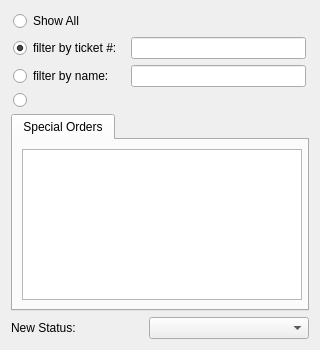
<?xml version="1.0" encoding="UTF-8"?>
<ui version="4.0">
 <class>soStatus</class>
 <widget class="QWidget" name="soStatus">
  <property name="geometry">
   <rect>
    <x>0</x>
    <y>0</y>
    <width>320</width>
    <height>350</height>
   </rect>
  </property>
  <property name="sizePolicy">
   <sizepolicy hsizetype="Expanding" vsizetype="Expanding">
    <horstretch>0</horstretch>
    <verstretch>0</verstretch>
   </sizepolicy>
  </property>
  <property name="minimumSize">
   <size>
    <width>320</width>
    <height>350</height>
   </size>
  </property>
  <property name="maximumSize">
   <size>
    <width>1700000</width>
    <height>1700000</height>
   </size>
  </property>
  <property name="windowTitle">
   <string>Special Order</string>
  </property>
  <layout class="QVBoxLayout" name="verticalLayout">
   <item>
    <layout class="QGridLayout" name="gridLayout">
     <item row="0" column="0">
      <widget class="QRadioButton" name="rbAll">
       <property name="sizePolicy">
        <sizepolicy hsizetype="Maximum" vsizetype="Fixed">
         <horstretch>0</horstretch>
         <verstretch>0</verstretch>
        </sizepolicy>
       </property>
       <property name="text">
        <string>Show All</string>
       </property>
       <property name="checked">
        <bool>false</bool>
       </property>
      </widget>
     </item>
     <item row="1" column="0">
      <widget class="QRadioButton" name="rbSaleId">
       <property name="sizePolicy">
        <sizepolicy hsizetype="Maximum" vsizetype="Fixed">
         <horstretch>0</horstretch>
         <verstretch>0</verstretch>
        </sizepolicy>
       </property>
       <property name="minimumSize">
        <size>
         <width>110</width>
         <height>0</height>
        </size>
       </property>
       <property name="maximumSize">
        <size>
         <width>200</width>
         <height>16777215</height>
        </size>
       </property>
       <property name="text">
        <string>filter by ticket #:</string>
       </property>
       <property name="checked">
        <bool>true</bool>
       </property>
      </widget>
     </item>
     <item row="1" column="1">
      <widget class="QLineEdit" name="editSaleId">
       <property name="sizePolicy">
        <sizepolicy hsizetype="Maximum" vsizetype="Fixed">
         <horstretch>0</horstretch>
         <verstretch>0</verstretch>
        </sizepolicy>
       </property>
       <property name="minimumSize">
        <size>
         <width>150</width>
         <height>0</height>
        </size>
       </property>
       <property name="maximumSize">
        <size>
         <width>175</width>
         <height>16777215</height>
        </size>
       </property>
      </widget>
     </item>
     <item row="2" column="0">
      <widget class="QRadioButton" name="rbName">
       <property name="sizePolicy">
        <sizepolicy hsizetype="Maximum" vsizetype="Fixed">
         <horstretch>0</horstretch>
         <verstretch>0</verstretch>
        </sizepolicy>
       </property>
       <property name="minimumSize">
        <size>
         <width>110</width>
         <height>0</height>
        </size>
       </property>
       <property name="maximumSize">
        <size>
         <width>200</width>
         <height>16777215</height>
        </size>
       </property>
       <property name="text">
        <string>filter by name:</string>
       </property>
      </widget>
     </item>
     <item row="2" column="1">
      <widget class="QLineEdit" name="editName">
       <property name="sizePolicy">
        <sizepolicy hsizetype="Maximum" vsizetype="Fixed">
         <horstretch>0</horstretch>
         <verstretch>0</verstretch>
        </sizepolicy>
       </property>
       <property name="minimumSize">
        <size>
         <width>150</width>
         <height>0</height>
        </size>
       </property>
       <property name="maximumSize">
        <size>
         <width>175</width>
         <height>16777215</height>
        </size>
       </property>
      </widget>
     </item>
     <item row="3" column="0" colspan="2">
      <layout class="QHBoxLayout" name="horizontalLayout">
       <item>
        <widget class="QRadioButton" name="rbDate">
         <property name="maximumSize">
          <size>
           <width>25</width>
           <height>16777215</height>
          </size>
         </property>
         <property name="text">
          <string/>
         </property>
        </widget>
       </item>
       <item>
        <widget class="KDateWidget" name="datePicker"/>
       </item>
      </layout>
     </item>
    </layout>
   </item>
   <item>
    <widget class="QTabWidget" name="tabWidget">
     <property name="currentIndex">
      <number>0</number>
     </property>
     <widget class="QWidget" name="tab">
      <attribute name="title">
       <string>Special Orders</string>
      </attribute>
      <layout class="QVBoxLayout" name="verticalLayout_2">
       <item>
        <widget class="QTableView" name="tableWidget">
         <property name="minimumSize">
          <size>
           <width>280</width>
           <height>0</height>
          </size>
         </property>
         <property name="editTriggers">
          <set>QAbstractItemView::NoEditTriggers</set>
         </property>
         <property name="selectionMode">
          <enum>QAbstractItemView::SingleSelection</enum>
         </property>
         <property name="selectionBehavior">
          <enum>QAbstractItemView::SelectRows</enum>
         </property>
         <property name="sortingEnabled">
          <bool>true</bool>
         </property>
         <property name="cornerButtonEnabled">
          <bool>false</bool>
         </property>
        </widget>
       </item>
      </layout>
     </widget>
    </widget>
   </item>
   <item>
    <layout class="QHBoxLayout" name="horizontalLayout_2">
     <item>
      <widget class="QLabel" name="lblNewStatus">
       <property name="text">
        <string>New Status:</string>
       </property>
      </widget>
     </item>
     <item>
      <widget class="QComboBox" name="statusCombo">
       <property name="minimumSize">
        <size>
         <width>160</width>
         <height>0</height>
        </size>
       </property>
      </widget>
     </item>
    </layout>
   </item>
  </layout>
 </widget>
 <customwidgets>
  <customwidget>
   <class>KDateWidget</class>
   <extends>QWidget</extends>
   <header>kdatewidget.h</header>
  </customwidget>
 </customwidgets>
 <tabstops>
  <tabstop>editSaleId</tabstop>
  <tabstop>rbAll</tabstop>
  <tabstop>rbSaleId</tabstop>
  <tabstop>rbName</tabstop>
  <tabstop>editName</tabstop>
  <tabstop>rbDate</tabstop>
  <tabstop>tabWidget</tabstop>
  <tabstop>tableWidget</tabstop>
 </tabstops>
 <resources/>
 <connections/>
</ui>
